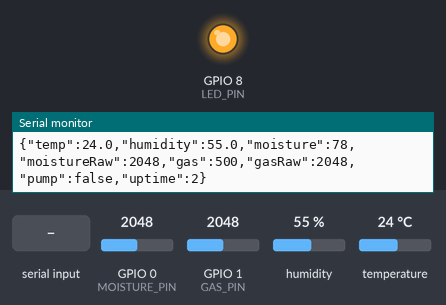
A sketch run on a simulated ESP32-C6. Shown: output pins drawn as LEDs (lit = HIGH), the last lines printed to the serial monitor. The inputs (shaded band) are chosen by the test bench; at power-on: GPIO 0 (MOISTURE_PIN) = 2048, GPIO 1 (GAS_PIN) = 2048, humidity 55 %, temperature 24 °C.

Above: at 3.2 s.
3.3 s: "PUMP_ON\n" received over Serial
At 4.25 s:
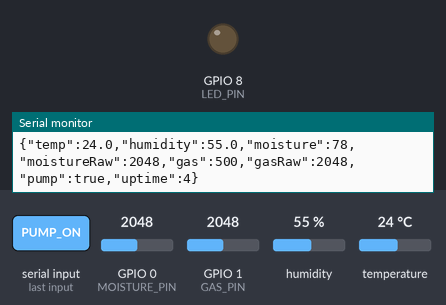
6.8 s: "PUMP_OFF\n" received over Serial
At 7.3 s:
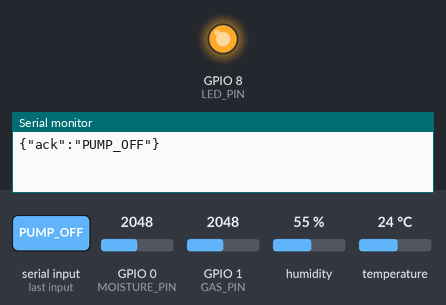
Timing chart, 0 to 9.8 s (numbered marks = the images above; inputs shaded):
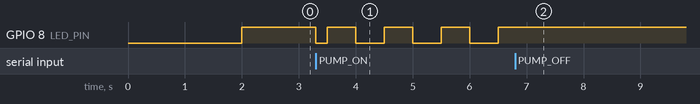

Measured:
- after the input at 3.3 s, GPIO 8 (LED_PIN): HIGH → LOW at once, then repeats every 1.0 s: HIGH 0.50 s, LOW 0.50 s
- after the input at 6.8 s, GPIO 8 (LED_PIN): stops changing and stays HIGH

The sketch:

farm_esp32c6.ino
```cpp
/*
 * ============================================================
 *  🌿 FARM NODE — ESP32-C6 Mini
 * ============================================================
 *
 *  SENSORS:
 *    - DHT11         → GPIO 4  (Temperature + Humidity)
 *    - Moisture Sensor → GPIO 0  (Analog, Capacitive)
 *    - MQ7 Gas Sensor → GPIO 1  (Analog, CO detection)
 *    - LED (Pump Sim) → GPIO 8  (Built-in LED on C6 Mini)
 *
 *  WIRING:
 *    ┌──────────────────────────────────────────────────┐
 *    │  ESP32-C6 Mini                                   │
 *    │                                                  │
 *    │  GPIO 4  ──── DHT11 DATA pin                     │
 *    │               (also connect 10kΩ pull-up          │
 *    │                from DATA to 3.3V)                │
 *    │                                                  │
 *    │  GPIO 0  ──── Moisture Sensor AO (Analog Out)    │
 *    │                                                  │
 *    │  GPIO 1  ──── MQ7 Sensor AO (Analog Out)         │
 *    │                                                  │
 *    │  GPIO 8  ──── Built-in LED (no wiring needed!)   │
 *    │               OR external LED + 220Ω to GND      │
 *    │                                                  │
 *    │  3.3V    ──── VCC on all sensors                 │
 *    │  GND     ──── GND on all sensors                 │
 *    └──────────────────────────────────────────────────┘
 *
 *  ARDUINO IDE SETTINGS:
 *    Board:  "ESP32C6 Dev Module"  (or "LOLIN C6 Mini")
 *    USB CDC On Boot:  "Enabled"
 *    Upload Speed:  921600
 *    Port:  COM15
 *
 *  LIBRARIES (install via Library Manager):
 *    1. "DHT sensor library" by Adafruit
 *    2. "Adafruit Unified Sensor" by Adafruit
 *
 * ============================================================
 */

#include "DHT.h"

// ── Pin Definitions ──
#define DHT_PIN       4
#define DHT_TYPE      DHT11
#define MOISTURE_PIN  0    // ADC1_CH0
#define GAS_PIN       1    // ADC1_CH1
#define LED_PIN       8    // Built-in LED on C6 Mini

// ── Sensor Object ──
DHT dht(DHT_PIN, DHT_TYPE);

// ── State ──
bool pumpState = false;
unsigned long lastSensorRead = 0;
const unsigned long SENSOR_INTERVAL = 2000;  // 2 seconds

// ── Last known good values (fallback if read fails) ──
float lastTemp = 0;
float lastHumidity = 0;

void setup() {
  Serial.begin(115200);
  delay(2000);  // Give USB CDC time to initialize

  // Initialize DHT11
  dht.begin();

  // Initialize LED pin
  pinMode(LED_PIN, OUTPUT);
  digitalWrite(LED_PIN, HIGH);  // OFF (active LOW on C6 Mini)

  // Boot message
  Serial.println("{\"status\":\"boot\",\"device\":\"farm-esp32c6\"}");
}

void loop() {
  // ── Handle Serial Commands ──
  if (Serial.available()) {
    String cmd = Serial.readStringUntil('\n');
    cmd.trim();

    if (cmd == "PUMP_ON") {
      pumpState = true;
      Serial.println("{\"ack\":\"PUMP_ON\"}");
    }
    else if (cmd == "PUMP_OFF") {
      pumpState = false;
      digitalWrite(LED_PIN, HIGH);  // OFF (active LOW)
      Serial.println("{\"ack\":\"PUMP_OFF\"}");
    }
  }

  // ── LED Pump Simulation (blink when ON) ──
  if (pumpState) {
    // Blink every 500ms for visual feedback
    bool ledOn = (millis() / 500) % 2 == 0;
    digitalWrite(LED_PIN, ledOn ? LOW : HIGH);  // Active LOW
  }

  // ── Read Sensors Every 2 Seconds ──
  unsigned long now = millis();
  if (now - lastSensorRead >= SENSOR_INTERVAL) {
    lastSensorRead = now;

    // Read DHT11
    float temp = dht.readTemperature();
    float humidity = dht.readHumidity();

    // Use last known values if read fails
    if (!isnan(temp)) lastTemp = temp;
    if (!isnan(humidity)) lastHumidity = humidity;

    // Read Moisture Sensor (Capacitive)
    // Typical range: ~4095 in air (dry), ~1500 in water (wet)
    int moistureRaw = analogRead(MOISTURE_PIN);
    int moisturePct = map(moistureRaw, 4095, 1500, 0, 100);
    moisturePct = constrain(moisturePct, 0, 100);

    // Read MQ7 Gas Sensor
    // Higher value = more CO gas detected
    int gasRaw = analogRead(GAS_PIN);
    int gasLevel = map(gasRaw, 0, 4095, 0, 1000);
    gasLevel = constrain(gasLevel, 0, 1000);

    // ── Output JSON ──
    Serial.print("{\"temp\":");
    Serial.print(lastTemp, 1);
    Serial.print(",\"humidity\":");
    Serial.print(lastHumidity, 1);
    Serial.print(",\"moisture\":");
    Serial.print(moisturePct);
    Serial.print(",\"moistureRaw\":");
    Serial.print(moistureRaw);
    Serial.print(",\"gas\":");
    Serial.print(gasLevel);
    Serial.print(",\"gasRaw\":");
    Serial.print(gasRaw);
    Serial.print(",\"pump\":");
    Serial.print(pumpState ? "true" : "false");
    Serial.print(",\"uptime\":");
    Serial.print(now / 1000);
    Serial.println("}");
  }
}
```
